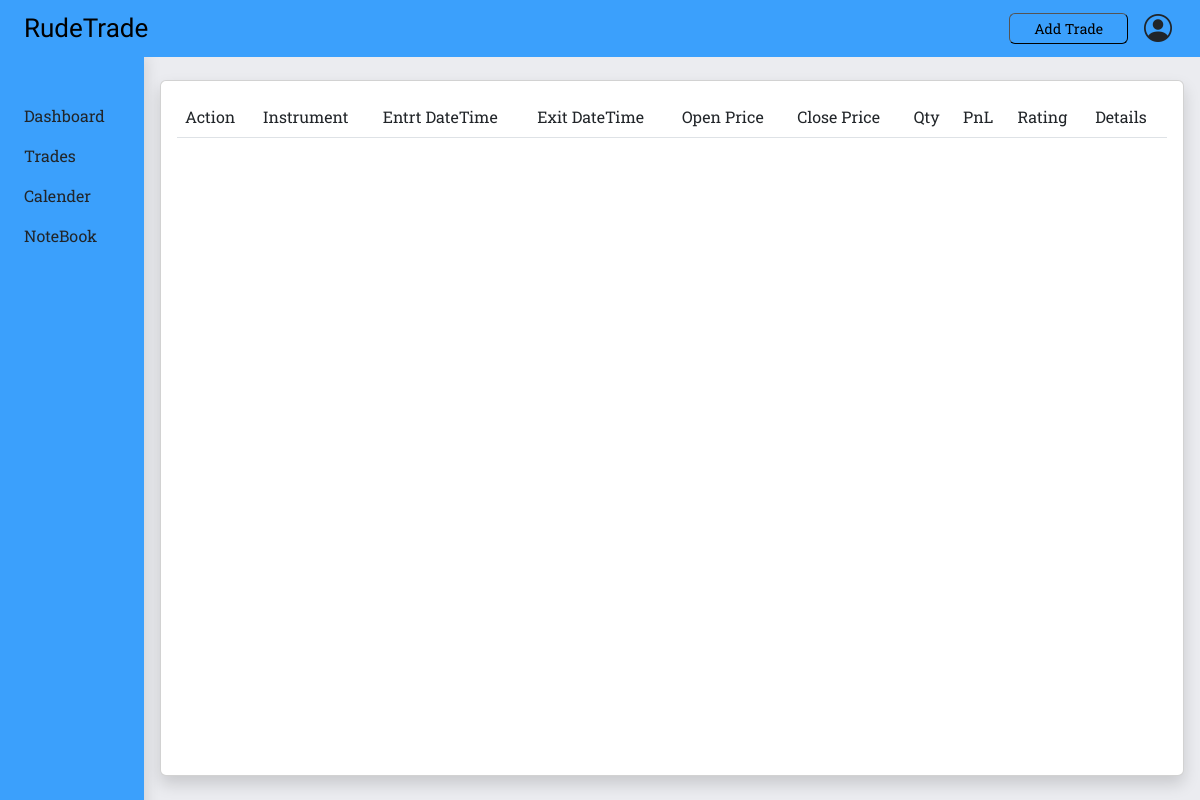
Before: /trades (signed in) with the older database file.
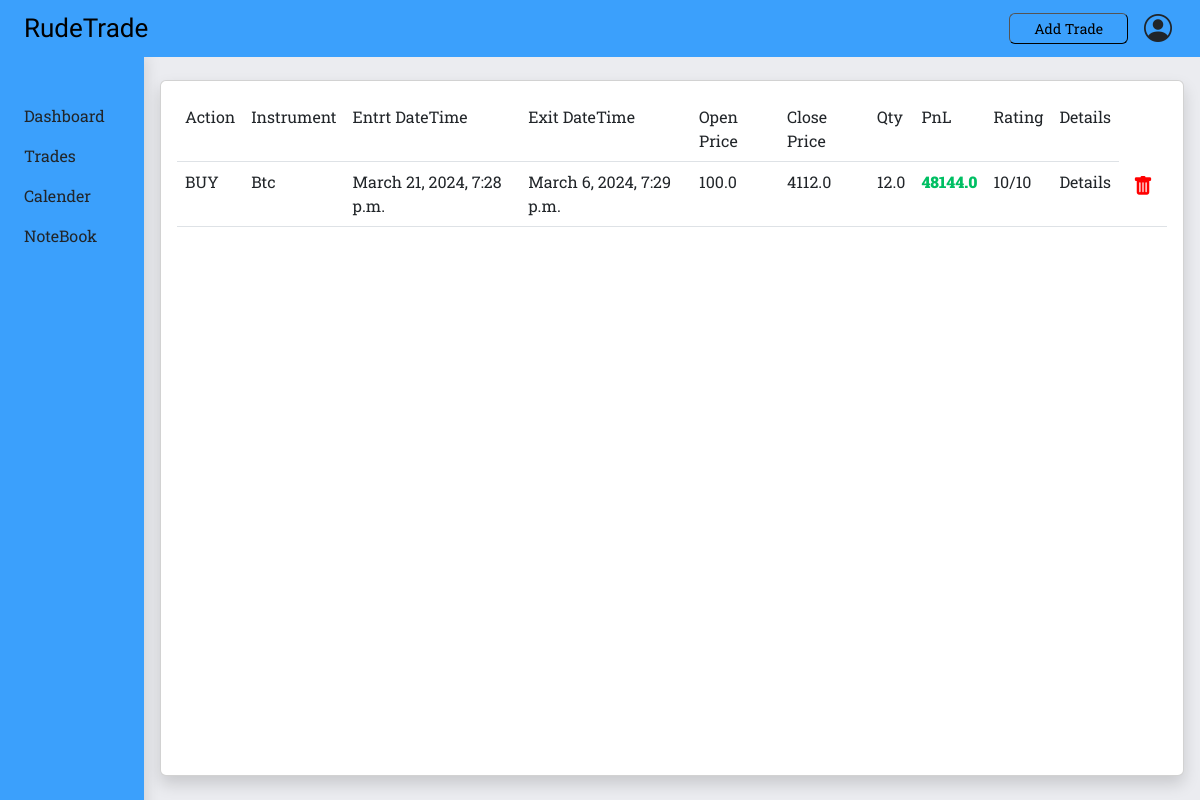
After: the same page with the newer database file.
### addtrade/models.py (models this page shows)
class usersData(models.Model):
    user_id = models.ForeignKey(rudeusers, on_delete=models.CASCADE , default= None)
    trade_id = models.AutoField
    action =  models.CharField(max_length=10,default=None)
    market =  models.CharField(max_length=10,default=None)
    symbol =  models.CharField(max_length=20,default=None)
    quantity =  models.FloatField(default=None)
    entry_datetime = models.DateTimeField(default=None)
    exit_datetime =  models.DateTimeField(default=None)
    entry_price =  models.FloatField(default=None)
    exit_price =  models.FloatField(default=None)
    entry_reason =  models.CharField(max_length=200,default=None)
    follow_setup =  models.CharField(max_length=5,default=None)
    trade_note =  models.CharField(max_length=5000,default=None)
    pnl =  models.FloatField(default=None)
    trade_rating =  models.IntegerField(default=None)

### trades/views.py (the view)
# urls.py: path('trades',trades, name='trades'),
def trades(request):
    userid = request.session.get('userid')
    get_trades = usersData.objects.filter(user_id=userid).order_by('-entry_datetime')
    return render(request, 'trades.html',{'get_trades': get_trades})

### templates/trades.html (shortened to what this page needs)
{% include 'partials/head-code.html' %}
<body>
  {% include 'partials/topbar.html' %}
  <div class=" m-0 mt-5 w-100">
    {% include 'partials/sidebar.html' %}
    <div class=" container-fluid bg-secondary-color text-bg-black  p-3  " style="margin-left: 12%; width:88%">
      <div class="card shadow mt-3 p-3 " style="min-height: 87vh;">
        <table class="table rounded">
          <tr class="bg-secondary text-light rounded">
            <th class="fw-normal">Action</th>
            <th class="fw-normal">Instrument</th>
            <th class="fw-normal">Entrt DateTime</th>
            <th class="fw-normal">Exit DateTime</th>
            <th class="fw-normal">Open Price</th>
            <th class="fw-normal">Close Price</th>
            <th class="fw-normal">Qty</th>
            <th class="fw-normal">PnL</th>
            <th class="fw-normal">Rating</th>
            <th class="fw-normal">Details</th>
          </tr>
          {% for trades in get_trades %}
          <tr class="trades">
            <td>{{trades.action}}</td>
            <td>{{trades.symbol}}</td>
            <td>{{trades.entry_datetime}}</td>
            <td>{{trades.exit_datetime}}</td>
            <td>{{trades.entry_price}}</td>
            <td>{{trades.exit_price}}</td>
            <td>{{trades.quantity}}</td>
            {% if trades.pnl >= 0 %}
              <td style="color: #00BF63; font-weight: 900;">{{trades.pnl}}</td>
              {% else %}
              <td style="color: rgb(255, 0, 0);font-weight: 900;">{{trades.pnl}}</td>
            {% endif %}
            <td>{{trades.trade_rating}}/10</td>
            <td>Details</td>
            <td>
              <button class="bg-transparent border-0" name="delete_trade_btn">
                <i class="bi bi-trash-fill delete_icon"></i></td>
          </tr>
          {% endfor %}
        </table>
      </div>
    </div>
</body>
</html>

### templates/partials/head-code.html (shortened to what this page needs)
<!DOCTYPE html>
<html lang="en">
  <head>
    {% load static %}
    <link href='https://cdn.jsdelivr.net/npm/fullcalendar@5.10.0/main.min.css' rel='stylesheet' />
    <link
      rel="stylesheet"
      type="text/css"
      href="{% static 'css/calender.css' %}"
    />
    <link
      href="https://cdn.jsdelivr.net/npm/bootstrap@5.3.0-alpha3/dist/css/bootstrap.min.css"
      rel="stylesheet"
    />
    <link
      rel="stylesheet"
      href="https://cdn.jsdelivr.net/npm/bootstrap-icons@1.10.5/font/bootstrap-icons.css"
    />
    <link
      rel="stylesheet"
      type="text/css"
      href="{% static 'css/style5.css' %}"
    />
  </head>
</html>

### templates/partials/topbar.html (shortened to what this page needs)
<nav class="navbar  fixed-top navbar-expand-lg p-0">
    <div class="container-fluid bg-custom-blue p-1 ps-4">
      <a class="navbar-brand " style=" font-size: 26px;   font-family: 'Oswald', sans-serif;" href="{% url 'dashboard' %}">RudeTrade</a>
      <a href="{% url 'addtrade' %}">
          <button class="  rounded border-1 px-4 py-1 mx-3 addtrade-btn bg-custom-blue" style="font-size: 14px;">Add Trade</button>
        </a>
      <div class=" dropdown">
        <a class="nav-link dropdown-toggle w-25" href="#" role="button" data-bs-toggle="dropdown" aria-expanded="false">
          <i class=" bi fs-3 me-3 bi-person-circle" ></i>
        </a>
      </div>
    </div>
  </nav>

### templates/partials/sidebar.html
<div class=" container col-1-5 p-0 position-fixed  bg-custom-blue shadow" style="min-height: 95.5vh;">
    <ul class=" mt-5 navbar-nav">
      <li class=" nav-item sidebar-item ps-4 ">
        <a class="nav-link active link-dark" aria-current="page" href="{% url 'dashboard' %}">Dashboard</a>
      </li>
      <li class=" nav-item sidebar-item ps-4 ">
        <a class="nav-link active link-dark" aria-current="page" href="{% url 'trades' %}">Trades</a>
      </li>
      <li class=" nav-item sidebar-item ps-4 ">
        <a class="nav-link active link-dark" aria-current="page" href="{% url 'calender' %}">Calender</a>
      </li>
      <li class=" nav-item sidebar-item ps-4 ">
        <a class="nav-link active link-dark" aria-current="page" href="{% url 'note' %}">NoteBook</a>
      </li>
    </ul>
  </div>

### static/css/style5.css (style rules this page uses)
html, body { width: 100%; background-color: #ebecf0; }
* { font-family: "Roboto Slab", serif; }
.dropdown-toggle::after { border: 0px; }
.col-1-5 { width: 12%; }
.bg-custom-blue { background-color: #3ba0fc; }
.delete_icon { color: red; font-size: 20px; cursor: pointer; }

Changed rows visible on the page:
added usersData: action "BUY", symbol "Btc", entry_datetime "March 21, 2024, 7:28 p.m.", exit_datetime "March 6, 2024, 7:29 p.m.", entry_price "100.0", exit_price "4112.0", quantity "12.0", pnl "48144.0", trade_rating "10"
